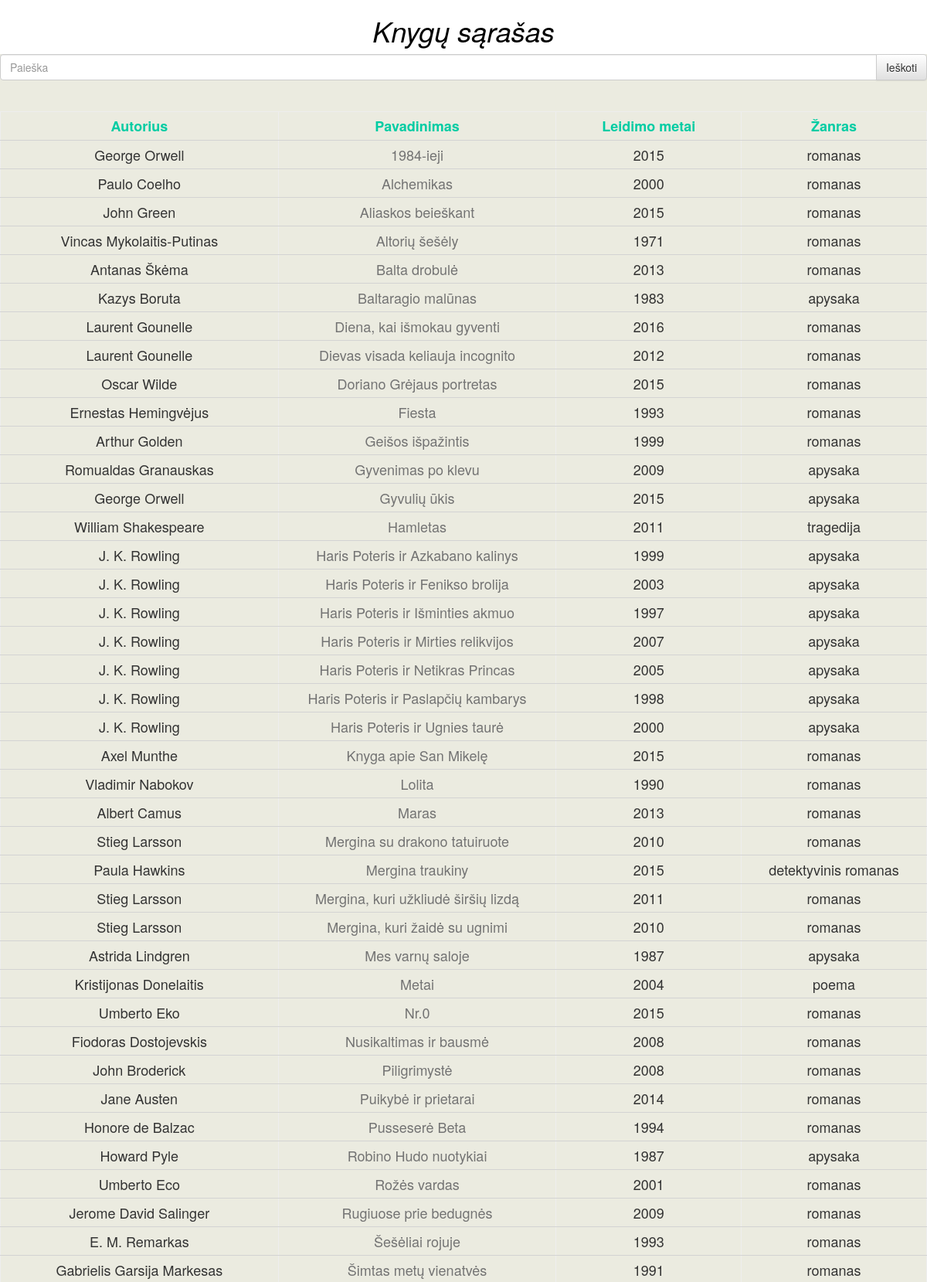
The app's page /index.php?sort=pavadinimas (upper part) with its own data.
### tables this page shows
CREATE TABLE `knygu_sarasas` (
  `nr` int(50) NOT NULL,
  `pavadinimas` varchar(100) NOT NULL,
  `metai` float NOT NULL,
  `autorius` varchar(200) NOT NULL,
  `zanras` varchar(50) NOT NULL
);

### index.php (the view, shortened to what this page needs)
<html>
    <head>
        <link rel="stylesheet" href="https://maxcdn.bootstrapcdn.com/bootstrap/3.3.7/css/bootstrap.min.css">
        <link rel="stylesheet" href="https://maxcdn.bootstrapcdn.com/bootstrap/3.3.7/css/bootstrap-theme.min.css">
        <link rel="stylesheet" type="text/css" href="main.css">
    </head>
    <body>
        <div class="wrapper">
            <i><h1><a id="tekstas" href="index.php">Knygų sąrašas</a></h1></i>
            <div id="content">
                <form method="post" action="index.php">
                    <div class="input-group">
                        <input class="form-control" type="text" name="search2" id="input" placeholder="Paieška">
                        <span class="input-group-btn">
                            <input class="btn btn-default" id="button" type="submit" name="search" value="Ieškoti">
                        </span>
                    </div>
                    <br><br>
                        <?php
                            if(isset($_POST['search'])){
                                $search2=$_POST['search2'];
                                $query= "select * from knygu_sarasas where concat(autorius,pavadinimas,metai,zanras) like '%".$search2."%'";
                                $search=filter($query);
                                $pagination='';
                            }
                            else{
                                if (isset($_GET['sort'])){
                                    if($_GET['sort'] == 'autorius'){
                                        $query2="SELECT * FROM knygu_sarasas ORDER BY autorius";
                                    }
                                    else if ($_GET['sort'] == 'pavadinimas')
                                    {
                                        $query2="SELECT * FROM knygu_sarasas ORDER BY pavadinimas";
                                    }
                                    $search=filter($query2);
                                }
                            }
                            function filter($query){
                                $conn=mysqli_connect('mysql.hostinger.lt', 'u394434564_root', 'knygos', 'u394434564_demo');
                                mysqli_set_charset($conn, 'utf8');
                                $result=mysqli_query($conn, $query);
                                return $result;
                            }
                            echo '<table  id="table" border="solid 1px">';
                            echo '<col width="30%"><col width="30%"><col width="20%"><col width="20%">';
                            echo '<tr>';
                            echo '<th><a id="color" href="index.php?sort=autorius">Autorius</a></th>';
                            echo '<th><a id="color" href="index.php?sort=pavadinimas">Pavadinimas</a></th>';
                            echo '<th><a id="color" href="index.php?sort=metai">Leidimo metai</a></th>';
                            echo '<th><a id="color"href="index.php?sort=zanras">Žanras</a></th>';
                            echo '</tr>';
                            while ($row=mysqli_fetch_array($search, MYSQLI_ASSOC)){
                                $nr = $row['nr'];
                                echo '<tr>';
                                echo '<td class="a" id="autorius">'.$row['autorius'].'</td>';
                                echo '<td class="a" id="pavadinimas"><a id="pav" href="informacija.php?nr='.$nr.'">'.$row['pavadinimas'].'</a></td>';
                                echo '<td class="a" id="metai">'.$row['metai'].'</td>';
                                echo '<td class="a" id="zanras">'.$row['zanras'].'</td>';
                                echo '</tr>';
                            }
                            echo '</table>';
                        ?>
                </form>
            </div>
        </div>
    </body>
</html>

### main.css (style rules this page uses)
.wrapper { height:100%; }
#content { background-color: #ebebe0; }
h1 { text-align: center; }
td, th { text-align: center; line-height: 36px; border-bottom: 1px solid lightgrey; }
#color { color: #00cca3; }
#tekstas { color: black; }
#pav { color: #737373; }
#table { width: 100%; border: none; font-size: 18px; }

### records on screen
knygu_sarasas: autorius "George Orwell", pavadinimas "1984-ieji", metai "2015", zanras "romanas"
knygu_sarasas: autorius "Paulo Coelho", pavadinimas "Alchemikas", metai "2000", zanras "romanas"
knygu_sarasas: autorius "John Green", pavadinimas "Aliaskos beieškant", metai "2015", zanras "romanas"
knygu_sarasas: autorius "Vincas Mykolaitis-Putinas", pavadinimas "Altorių šešėly", metai "1971", zanras "romanas"
knygu_sarasas: autorius "Antanas Škėma", pavadinimas "Balta drobulė", metai "2013", zanras "romanas"
knygu_sarasas: autorius "Kazys Boruta", pavadinimas "Baltaragio malūnas", metai "1983", zanras "apysaka"
knygu_sarasas: autorius "Laurent Gounelle", pavadinimas "Diena, kai išmokau gyventi", metai "2016", zanras "romanas"
knygu_sarasas: autorius "Laurent Gounelle", pavadinimas "Dievas visada keliauja incognito", metai "2012", zanras "romanas"
knygu_sarasas: autorius "Oscar Wilde", pavadinimas "Doriano Grėjaus portretas", metai "2015", zanras "romanas"
knygu_sarasas: autorius "Ernestas Hemingvėjus", pavadinimas "Fiesta", metai "1993", zanras "romanas"
knygu_sarasas: autorius "Arthur Golden", pavadinimas "Geišos išpažintis", metai "1999", zanras "romanas"
knygu_sarasas: autorius "Romualdas Granauskas", pavadinimas "Gyvenimas po klevu", metai "2009", zanras "apysaka"
knygu_sarasas: autorius "George Orwell", pavadinimas "Gyvulių ūkis", metai "2015", zanras "apysaka"
knygu_sarasas: autorius "William Shakespeare", pavadinimas "Hamletas", metai "2011", zanras "tragedija"
knygu_sarasas: autorius "J. K. Rowling", pavadinimas "Haris Poteris ir Azkabano kalinys", metai "1999", zanras "apysaka"
knygu_sarasas: autorius "J. K. Rowling", pavadinimas "Haris Poteris ir Fenikso brolija", metai "2003", zanras "apysaka"
knygu_sarasas: autorius "J. K. Rowling", pavadinimas "Haris Poteris ir Išminties akmuo", metai "1997", zanras "apysaka"
knygu_sarasas: autorius "J. K. Rowling", pavadinimas "Haris Poteris ir Mirties relikvijos", metai "2007", zanras "apysaka"
knygu_sarasas: autorius "J. K. Rowling", pavadinimas "Haris Poteris ir Netikras Princas", metai "2005", zanras "apysaka"
knygu_sarasas: autorius "J. K. Rowling", pavadinimas "Haris Poteris ir Paslapčių kambarys", metai "1998", zanras "apysaka"
knygu_sarasas: autorius "J. K. Rowling", pavadinimas "Haris Poteris ir Ugnies taurė", metai "2000", zanras "apysaka"
knygu_sarasas: autorius "Axel Munthe", pavadinimas "Knyga apie San Mikelę", metai "2015", zanras "romanas"
knygu_sarasas: autorius "Vladimir Nabokov", pavadinimas "Lolita", metai "1990", zanras "romanas"
knygu_sarasas: autorius "Albert Camus", pavadinimas "Maras", metai "2013", zanras "romanas"
knygu_sarasas: autorius "Stieg Larsson", pavadinimas "Mergina su drakono tatuiruote", metai "2010", zanras "romanas"
knygu_sarasas: autorius "Paula Hawkins", pavadinimas "Mergina traukiny", metai "2015", zanras "detektyvinis romanas"
knygu_sarasas: autorius "Stieg Larsson", pavadinimas "Mergina, kuri užkliudė širšių lizdą", metai "2011", zanras "romanas"
knygu_sarasas: autorius "Stieg Larsson", pavadinimas "Mergina, kuri žaidė su ugnimi", metai "2010", zanras "romanas"
knygu_sarasas: autorius "Astrida Lindgren", pavadinimas "Mes varnų saloje", metai "1987", zanras "apysaka"
knygu_sarasas: autorius "Kristijonas Donelaitis", pavadinimas "Metai", metai "2004", zanras "poema"
knygu_sarasas: autorius "Umberto Eko", pavadinimas "Nr.0", metai "2015", zanras "romanas"
knygu_sarasas: autorius "Fiodoras Dostojevskis", pavadinimas "Nusikaltimas ir bausmė", metai "2008", zanras "romanas"
knygu_sarasas: autorius "John Broderick", pavadinimas "Piligrimystė", metai "2008", zanras "romanas"
knygu_sarasas: autorius "Jane Austen", pavadinimas "Puikybė ir prietarai", metai "2014", zanras "romanas"
knygu_sarasas: autorius "Honore de Balzac", pavadinimas "Pusseserė Beta", metai "1994", zanras "romanas"
knygu_sarasas: autorius "Howard Pyle", pavadinimas "Robino Hudo nuotykiai", metai "1987", zanras "apysaka"
knygu_sarasas: autorius "Umberto Eco", pavadinimas "Rožės vardas", metai "2001", zanras "romanas"
knygu_sarasas: autorius "Jerome David Salinger", pavadinimas "Rugiuose prie bedugnės", metai "2009", zanras "romanas"
knygu_sarasas: autorius "E. M. Remarkas", pavadinimas "Šešėliai rojuje", metai "1993", zanras "romanas"
knygu_sarasas: autorius "Gabrielis Garsija Markesas", pavadinimas "Šimtas metų vienatvės", metai "1991", zanras "romanas"
